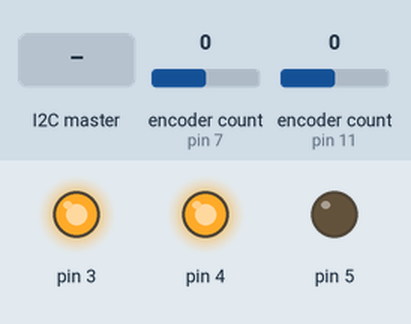
Simulated run of this sketch. Board: Arduino Nano, built with avr-gcc and run on an emulated ATmega328P. On the bench: output pins drawn as LEDs (lit = HIGH). Inputs (shaded band) come from the test bench; at power-on: encoder count (sensors on pin 11, pin 7) 0.

Above: at 3.2 s.
3.3 s: encoder count (sensor on pin 11) set to -1
At 4.5 s:
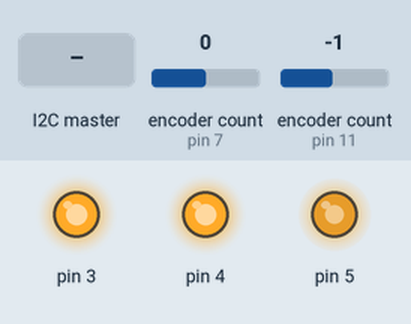
4.8 s: encoder count (sensor on pin 7) set to -1
At 4.95 s:
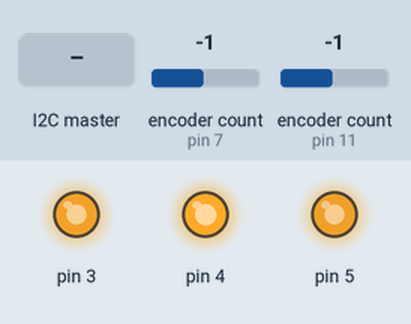
6.6 s: the I2C master sends ":"
8.1 s: encoder count (sensor on pin 7) set to 0
Timing chart, 0 to 8.8 s (numbered marks = the images above; inputs shaded):
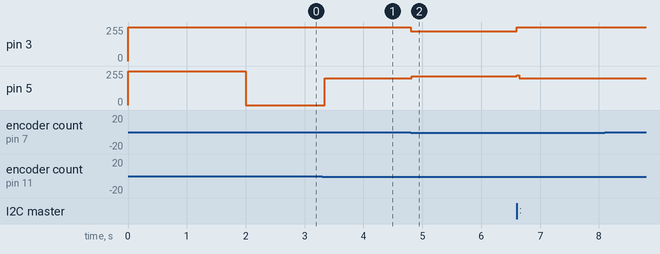

Measured:
- after the input at 3.3 s, pin 5: 0/255 → 201/255 at once
- after the input at 4.8 s, pin 3: 255/255 → 225/255 at once; pin 5: 201/255 → 216/255 at once

The sketch:

rotary_encoder_module_new_2.ino
```cpp
// Code for the 4 x rotary encoder module of the Nashesizer
// Uses EC12PLRGBSDVBF-D-25K-24-24C-6108-6H rotary encoders with in-built RGB LED from Pimoroni - https://shop.pimoroni.com/products/rotary-encoder-illuminated-rgb...
// + Teensy 3.2 + passive components
// I2C two-way comms tested and working (though not yet fully implemented) via the module's slave Arduino Nano to/from the master Teensy 3.6 to/from the Processing...
// Nashesizer-Hub OSC-to-Serial bridge to/from Live (upstream)
// Sends encoder position into Live and also updates encoder positions and their RGB LED colour when a change is made to a LiveGrabber assigned GUI control in Live
// Schematic still being finalised
// Requires the Wire, Encoder and RGBLED libraries.
// Coded in Arduino IDE 1.8.5 and Teensyduino 1.4.0

///////////////////////////////////////
/// LIBRARIES + GLOBALS
///////////////////////////////////////

#include <Wire.h> // I2C
#include <Encoder.h>
/*
  RGBLedExample
  Example for the RGBLED Library
  Created by Bret Stateham, November 13, 2014
  You can get the latest version from http://github.com/BretStateham/RGBLED
*/
#include <RGBLED.h>

/// Wire configuration
int clockFrequency = 400000;
// data sent from Teensy 3.6
char buf[20];
boolean newMessage = false;
String fromTeensyMessage = "";
int encNo, encValue = 0;
float encValueF = 0.0;

/// rotary encoders
// pointer to pointer - enables less repetion in the code via for loops using multiple pointers to
// Encoder objects of the form rotEnc[i] - these declared in setup();
Encoder** rotEnc;
byte encoderByte[4] = {B00000000, B00000000, B00000000, B00000000};
int encoderInt[4] = {0, 0, 0, 0};
int encoderRead[4], encoderReadLast[4] = {0, 0, 0, 0};
int lastEncoderUsed = 0;
int noAttachedEncoders = 2;

// coarse + fine resolution modes
int resMode = 0;

/// RGB LEDs
RGBLED** rgbLedRE; // pointer to pointer - as per Encoder

// simple timer for printing to Serial Monitor
unsigned long currentTime;
unsigned long lastTime;
unsigned long delayTime = 200;


///////////////////////////////////////
/// SET UP
///////////////////////////////////////

void setup() {

  Serial.begin(250000);

  Wire.begin(2); // join i2c bus with address #2
  Wire.setClock(clockFrequency);
  Wire.onRequest(requestEvent); // register event - function below
  Wire.onReceive(receiveEvent); // register event - function below

  // Change these two numbers to the pins connected to your encoder.
  //   Best Performance: both pins have interrupt capability
  //   Good Performance: only the first pin has interrupt capability
  //   Low Performance:  neither pin has interrupt capability
  //   avoid using pins with LEDs attached
  rotEnc = new Encoder*[noAttachedEncoders];
  rotEnc[0] = new Encoder(7, 8);
  rotEnc[1] = new Encoder(11, 12);

  // Declare an RGBLED instanced named rgbLed
  // Red, Green and Blue LED legs are connected to PWM pins 11,9 & 6 respectively
  // In this example, we have a COMMON_ANODE LED, use COMMON_CATHODE otherwise
  rgbLedRE = new RGBLED*[noAttachedEncoders];
  rgbLedRE[0] = new RGBLED(3, 4, 5, COMMON_ANODE);
  rgbLedRE[1] = new RGBLED(21, 22, 23, COMMON_ANODE);

  // flash the encoder LEDs green at power up
  for (int i = 0; i < noAttachedEncoders; i++) {
    rgbLedRE[i]->writeRGB(0, 255, 0);
    delay(500);
    rgbLedRE[i]->writeRGB(0, 0, 0);
    delay(500);
  }

  currentTime = millis();
  lastTime = currentTime;

}


///////////////////////////////////////
/// MAIN LOOP
///////////////////////////////////////

void loop() {

  if (newMessage) handleMessage(); // do something with message from the Teensy

  currentTime = millis();

  // read the encoder values
  for (int i = 0; i < noAttachedEncoders; i++) {
    encoderRead[i] = rotEnc[i]->read();
  }

  // check which encoder was used last
  for (int i = 0; i < noAttachedEncoders; i++) {
    if (encoderRead[i] != encoderReadLast[i]) {
      lastEncoderUsed = i;
    }
    encoderReadLast[i] = encoderRead[i];
  }

  if (resMode == 0) { // default coarse mode

    // limit the encoder values to between 0 & 255
    for (int i = 0; i < noAttachedEncoders; i++) {
      if (encoderRead[i] > 255) {
        encoderInt[i] = 255;
      } else if (encoderRead[i] < 0) {
        encoderInt[i] = 0;
      } else {
        encoderInt[i] = encoderRead[i];
      }
      encoderByte[i] = byte(encoderInt[i]);
    }

    //    // debugging
    //    if (currentTime - lastTime >= delayTime) {
    //      for (int i = 0; i < noAttachedEncoders; i++) {
    //        Serial.print("encoderRead[");
    //        Serial.print(i);
    //        Serial.print("]:" );
    //        Serial.println(encoderRead[i]);
    //        Serial.print("encoderInt[");
    //        Serial.print(i);
    //        Serial.print("]:" );
    //        Serial.println(encoderInt[i]);
    //        Serial.print("encoderByte[");
    //        Serial.print(i);
    //        Serial.print("]:" );
    //        Serial.println(encoderByte[i]);
    //      }
    //      Serial.print("lastEncoderUsed: ");
    //      Serial.println(lastEncoderUsed);
    //      lastTime = currentTime;  // Updates lastTime
    //    }

    // adjust the colour of the built-in RGB LED
    // red for below 0 and above 255, blue (0) to green (255)
    for (int i = 0; i < noAttachedEncoders; i++) {
      if (encoderRead[i] > 255) {
        rgbLedRE[i]->writeRGB(30, 0, 0);
      } else if (encoderRead[i] < 0) {
        rgbLedRE[i]->writeRGB(30, 0, 0);
      } else {
        rgbLedRE[i]->writeRGB(0, encoderInt[i], 255 - encoderInt[i]);
      }
    }

  } else if (resMode == 1) { // fine mode

  }

}

///////////////////////////////////////
/// Nashesizer module functions
///////////////////////////////////////

// function that executes whenever data is requested by I2C master
// this function is registered as an event, see setup()
void requestEvent() {

  Wire.write(byte(lastEncoderUsed)); // respond with message of 1 byte as expected by master
  Wire.write(encoderByte[lastEncoderUsed]); // respond with message of 1 byte as expected by master

}

// function that executes whenever data is received from master
// this function is registered as an event, see setup()
void receiveEvent(int howMany) {

  for ( int i = 0; i < sizeof(buf);  ++i ) buf[i] = (char)0; // clear the buffer
  fromTeensyMessage = ""; // reset the message
  static int i = 0;
  while (Wire.available() > 0 && newMessage == false) { // loop through all but the last byte
    //// debugging
    //char c = Wire.read(); // receive byte as a character
    //Serial.print(c); // print the character
    buf[i] = Wire.read();
    //Serial.print(buf[i]); // debugging
    if (buf[i] == ':') { // added ':' delimiter to end of I2C writes from Teensy
      newMessage = true;
      i = 0;
    } else {
      // compile the message from the buffer
      fromTeensyMessage += buf[i];
      //Serial2.println(fromTeensyMessage); // debugging
      i += 1;
    }
  }

}


void handleMessage() {

  // do something with the message
  //Serial.println(fromTeensyMessage);
  // extracts values from fromTeensyMessage and updates the relevant encoder position and RGB LED colour
  // messages from the Teensy are always of the form 2,0.620000
  int ind1 = fromTeensyMessage.indexOf(',');  // finds location of the ,
  // extracts the encoder #
  encNo = fromTeensyMessage.substring(0, ind1).toInt();
  // extracts the encoder value
  encValueF = fromTeensyMessage.substring(ind1 + 1, fromTeensyMessage.length()).toFloat();
  // convert this float to an integer
  encValue = mapfi(encValueF, 0.0, 1.0, 0, 255);
  //  // debugging
  //  Serial.print("encNo: ");
  //  Serial.println(encNo);
  //  Serial.print("encValueF: ");
  //  Serial.println(encValueF);
  //  Serial.print("encValue: ");
  //  Serial.println(encValue);
  // write the value to the encoder
  rotEnc[encNo]->write(encValue);
  // update it's RGB LED
  rgbLedRE[encNo]->writeRGB(0, encValue, 255 - encValue);

  newMessage = false; // ready for next messaage

}

///////////////////////////////////////
/// Misc functions
///////////////////////////////////////

// inbuilt map function is integer only - this takes integer inputs and outputs floats
float mapif(int x, int in_min, int in_max, float out_min, float out_max) {
  return (x - in_min) * (out_max - out_min) / (in_max - in_min) + out_min;
}

// takes float inputs and outputs integers
float mapfi(float x, float in_min, float in_max, int out_min, int out_max) {
  return (x - in_min) * (out_max - out_min) / (in_max - in_min) + out_min;
}
```
